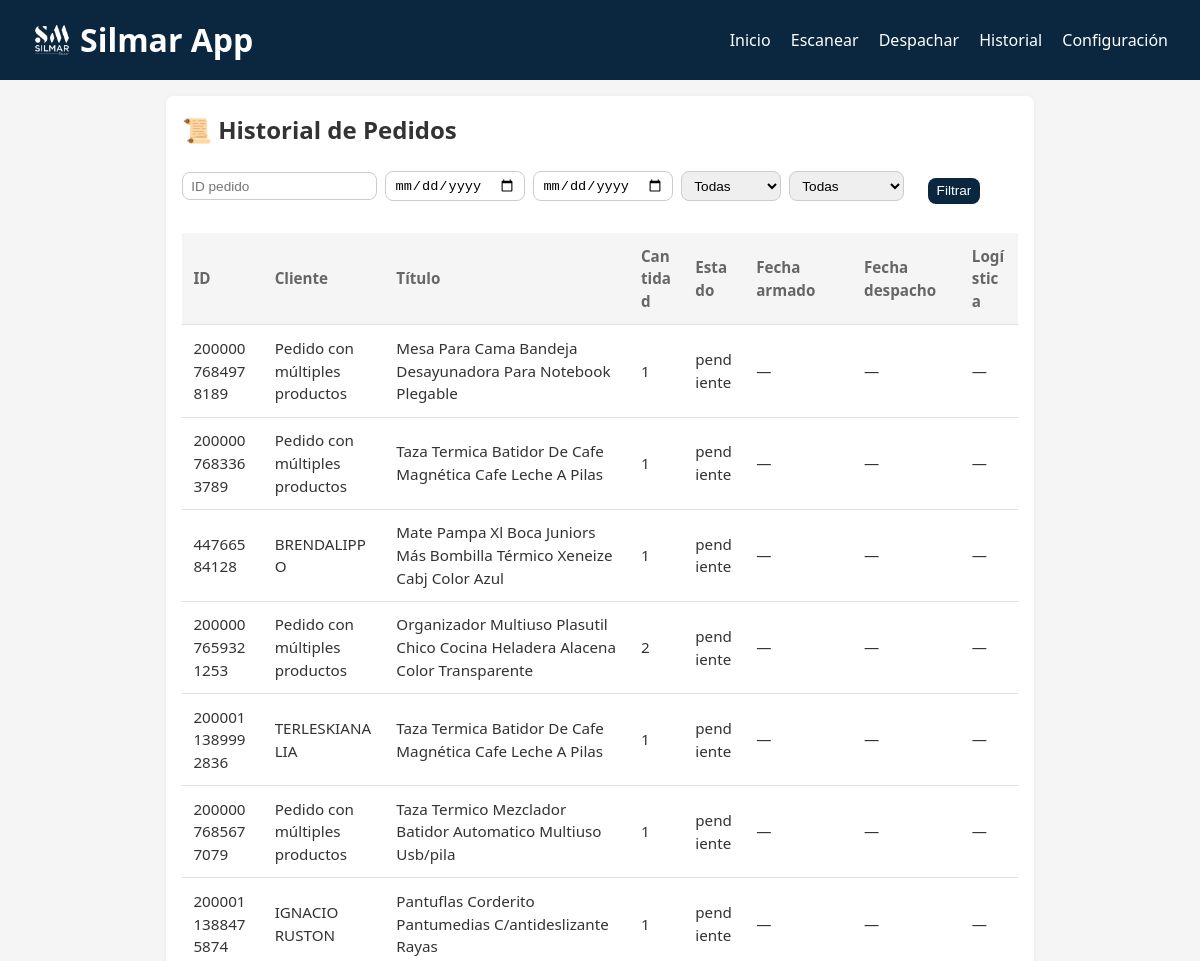
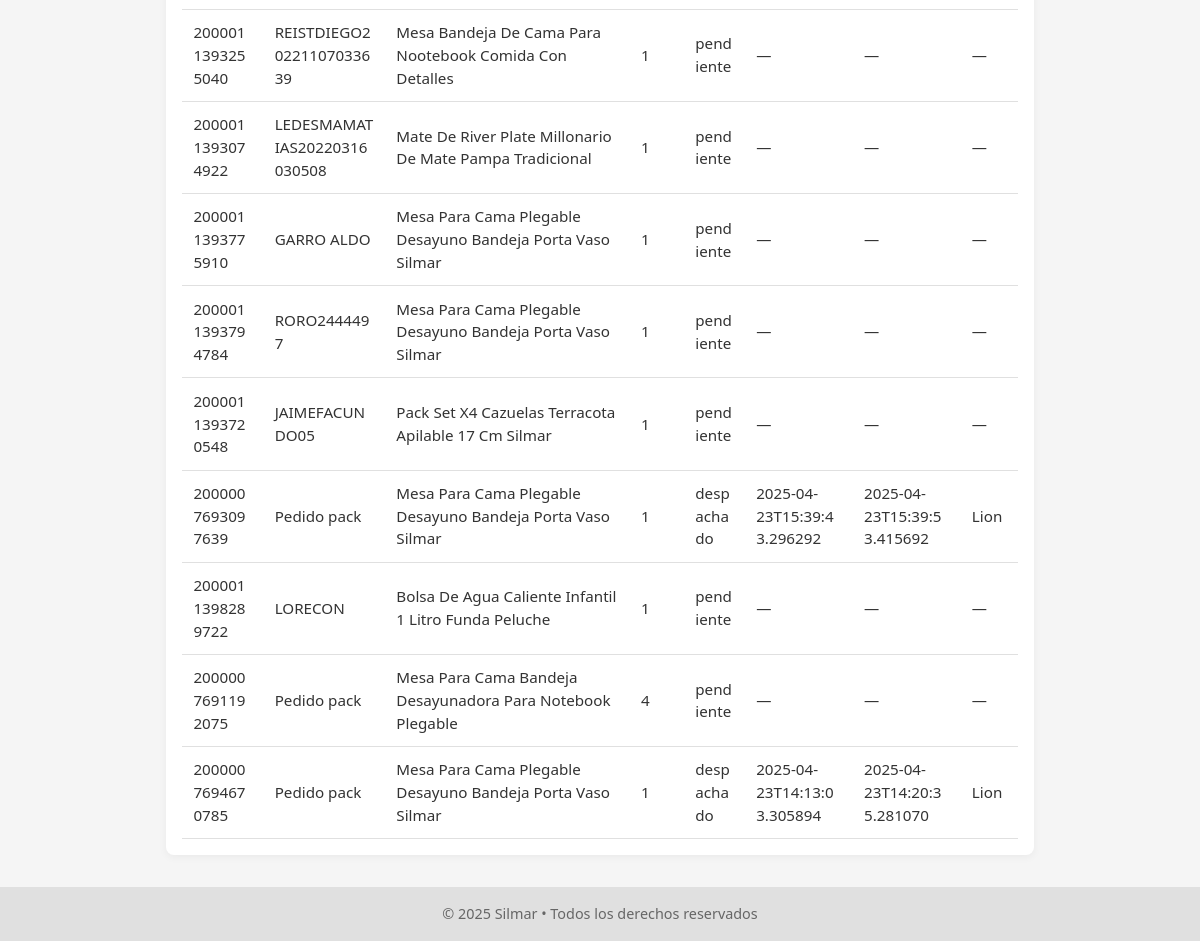
The page /historial on the database its author committed (2 pictures, top to bottom).
### tables this page shows
CREATE TABLE pedidos (
            order_id TEXT PRIMARY KEY,
            cliente TEXT,
            titulo TEXT,
            cantidad INTEGER,
            estado TEXT DEFAULT 'pendiente',
            fecha_armado TEXT,
            fecha_despacho TEXT,
            logistica TEXT
        );

### app/main.py (the view)
@app.get("/historial", response_class=HTMLResponse)
def historial(
    request: Request,
    order_id:  str | None = None,
    date_from: str | None = None,
    date_to:   str | None = None,
    logistica: str | None = None
):
    logisticas = load_logistics()
    pedidos    = get_all_pedidos(order_id, date_from, date_to, logistica)
    return templates.TemplateResponse("historial.html", {
        "request":    request,
        "logisticas": logisticas,
        "pedidos":    pedidos,
        "order_id":   order_id or "",
        "date_from":  date_from or "",
        "date_to":    date_to or "",
        "logistica":  logistica or ""
    })

### app/templates/historial.html (shortened to what this page needs)
{% extends "base.html" %}
{% block content %}
<div class="card">
  <div class="card-header-filters">
    <h2>📜 Historial de Pedidos</h2>
    <form method="get" action="/historial" class="form-filters-inline">
      <input type="text"   name="order_id"   value="{{ order_id }}"   placeholder="ID pedido" class="text-input small">
      <input type="date"   name="date_from"  value="{{ date_from }}"  class="text-input small">
      <input type="date"   name="date_to"    value="{{ date_to }}"    class="text-input small">
      <select name="logistica" class="select-input small">
        <option value="">Todas</option>
      </select>
      <select name="estado" class="select-input small">
        <option value="">Todas</option>
      </select>
      <button type="submit" class="btn btn-primary small">Filtrar</button>
    </form>
  </div>
  <div class="table-responsive">
    <table class="history-table">
      <thead>
        <tr>
          <th>ID</th>
          <th>Cliente</th>
          <th>Título</th>
          <th>Cantidad</th>
          <th>Estado</th>
          <th>Fecha armado</th>
          <th>Fecha despacho</th>
          <th>Logística</th>
        </tr>
      </thead>
      <tbody>
        {% for p in pedidos %}
        <tr>
          <td>{{ p.order_id }}</td>
          <td>{{ p.cliente }}</td>
          <td>{{ p.titulo }}</td>
          <td>{{ p.cantidad }}</td>
          <td>{{ p.estado }}</td>
          <td>{{ p.fecha_armado or '—' }}</td>
          <td>{{ p.fecha_despacho or '—' }}</td>
          <td>{{ p.logistica or '—' }}</td>
        </tr>
        {% endfor %}
      </tbody>
    </table>
  </div>
</div>
{% endblock %}

### app/templates/base.html (shortened to what this page needs)
<!DOCTYPE html>
<html lang="es">
<head>
  <link rel="stylesheet" href="/static/styles.css" />
</head>
<body>
  <header>
    <h1> <img src="/static/logo.png" alt="Silmar Logo" class="header-logo">
          Silmar App</h1>
    <nav>
      <a href="/">Inicio</a>
      <a href="/escanear">Escanear</a>
      <a href="/despachar">Despachar</a>
      <a href="/historial">Historial</a>
      <a href="/configuracion">Configuración</a>
    </nav>
  </header>
  <main>
    {% block content %}{% endblock %}
  </main>
  <footer>
    &copy; 2025 Silmar • Todos los derechos reservados
  </footer>
</body>
</html>

### app/static/styles.css (style rules this page uses)
:root { --primary: #0a273f; --light-bg: #f5f5f5; --card-bg: #ffffff; --card-shadow: rgba(0, 0, 0, 0.05); --text-main: #333333; --text-light: #666666; --border-radius: 8px; --spacing: 16px; --transition: 0.2s ease-in-out; }
* { margin: 0; padding: 0; box-sizing: border-box; }
body { font-family: "Segoe UI", Roboto, sans-serif; background: var(--light-bg); color: var(--text-main); line-height: 1.5; display: flex; flex-direction: column; min-height: 100vh; }
header { background: var(--primary); color: white; padding: var(--spacing) calc(var(--spacing) * 2); display: flex; align-items: center; justify-content: space-between; }
header nav a { color: white; text-decoration: none; margin-left: var(--spacing); font-weight: 500; transition: opacity var(--transition); }
main { flex: 1; max-width: 900px; margin: var(--spacing) auto; padding: 0 var(--spacing); }
footer { text-align: center; padding: var(--spacing); background: #e0e0e0; color: var(--text-light); font-size: 0.9rem; }
.btn { display: inline-block; background: var(--primary); color: white; border: none; padding: 0.75em 1.5em; border-radius: var(--border-radius); font-size: 1rem; cursor: pointer; transition: filter var(--transition); text-align: center; text-decoration: none; }
.btn-primary { background: var(--primary); }
.card { background: var(--card-bg); border-radius: var(--border-radius); box-shadow: 0 2px 8px var(--card-shadow); padding: var(--spacing); margin-bottom: var(--spacing); }
.input, .text-input, .file-input, .select-input { width: 100%; max-width: 300px; padding: 0.5em; margin-top: 0.5em; margin-bottom: var(--spacing); border: 1px solid #ccc; border-radius: var(--border-radius); font-size: 1rem; transition: border var(--transition); }
.detail-table, .history-table { width: 100%; border-collapse: collapse; }
.detail-table th, .detail-table td, .history-table th, .history-table td { padding: 0.75em; text-align: left; border-bottom: 1px solid #e0e0e0; white-space: normal; word-break: break-word; font-size: 0.95rem; }
.detail-table thead th, .history-table thead th { background: var(--light-bg); color: var(--text-light); position: sticky; top: 0; z-index: 2; }
.detail-table tbody tr:nth-child(even) td, .history-table tbody tr:nth-child(even) td { background: var(--card-bg); }
.card-header-filters { display: flex; justify-content: space-between; align-items: center; flex-wrap: wrap; gap: var(--spacing); margin-bottom: var(--spacing); }
.form-filters-inline { display: flex; align-items: center; gap: 0.5rem; }
.form-filters-inline .small { padding: 0.4em 0.6em; font-size: 0.85rem; }
.form-filters-inline .btn.small { white-space: nowrap; }
.table-responsive { width: 100%; overflow-x: auto; margin-top: var(--spacing); }
.history-table { width: 100%; min-width: 800px; border-collapse: collapse; }
.history-table th, .history-table td { padding: 0.75em; text-align: left; border-bottom: 1px solid #e0e0e0; word-break: break-word; }
.history-table thead th { background: var(--light-bg); color: var(--text-light); position: sticky; top: 0; z-index: 2; }
.history-table tbody tr:nth-child(even) td { background: var(--card-bg); }
.form-filters-inline .text-input.small, .form-filters-inline .select-input.small { width: auto; min-width: 100px; }
.form-filters-inline .btn.small { margin-left: 1rem; }
header h1 { display: flex; align-items: center; }
.header-logo { height: 32px; margin-right: 0.5rem; vertical-align: middle; }

### rows shown on the page
pedidos: order_id "2000007684978189", cliente "Pedido con múltiples productos", titulo "Mesa Para Cama Bandeja Desayunadora Para Notebook Plegable", cantidad "1", estado "pendiente", fecha_armado "—", fecha_despacho "—", logistica "—"
pedidos: order_id "2000007683363789", cliente "Pedido con múltiples productos", titulo "Taza Termica Batidor De Cafe Magnética Cafe Leche A Pilas", cantidad "1", estado "pendiente", fecha_armado "—", fecha_despacho "—", logistica "—"
pedidos: order_id "44766584128", cliente "BRENDALIPPO", titulo "Mate Pampa Xl Boca Juniors Más Bombilla Térmico Xeneize Cabj Color Azul", cantidad "1", estado "pendiente", fecha_armado "—", fecha_despacho "—", logistica "—"
pedidos: order_id "2000007659321253", cliente "Pedido con múltiples productos", titulo "Organizador Multiuso Plasutil Chico Cocina Heladera Alacena Color Transparente", cantidad "2", estado "pendiente", fecha_armado "—", fecha_despacho "—", logistica "—"
pedidos: order_id "2000011389992836", cliente "TERLESKIANALIA", titulo "Taza Termica Batidor De Cafe Magnética Cafe Leche A Pilas", cantidad "1", estado "pendiente", fecha_armado "—", fecha_despacho "—", logistica "—"
pedidos: order_id "2000007685677079", cliente "Pedido con múltiples productos", titulo "Taza Termico Mezclador Batidor Automatico Multiuso Usb/pila", cantidad "1", estado "pendiente", fecha_armado "—", fecha_despacho "—", logistica "—"
pedidos: order_id "2000011388475874", cliente "IGNACIO RUSTON", titulo "Pantuflas Corderito Pantumedias C/antideslizante Rayas", cantidad "1", estado "pendiente", fecha_armado "—", fecha_despacho "—", logistica "—"
pedidos: order_id "2000011393255040", cliente "REISTDIEGO20221107033639", titulo "Mesa Bandeja De Cama Para Nootebook Comida Con Detalles", cantidad "1", estado "pendiente", fecha_armado "—", fecha_despacho "—", logistica "—"
pedidos: order_id "2000011393074922", cliente "LEDESMAMATIAS20220316030508", titulo "Mate De River Plate Millonario De Mate Pampa Tradicional", cantidad "1", estado "pendiente", fecha_armado "—", fecha_despacho "—", logistica "—"
pedidos: order_id "2000011393775910", cliente "GARRO ALDO", titulo "Mesa Para Cama Plegable Desayuno Bandeja Porta Vaso Silmar", cantidad "1", estado "pendiente", fecha_armado "—", fecha_despacho "—", logistica "—"
pedidos: order_id "2000011393794784", cliente "RORO2444497", titulo "Mesa Para Cama Plegable Desayuno Bandeja Porta Vaso Silmar", cantidad "1", estado "pendiente", fecha_armado "—", fecha_despacho "—", logistica "—"
pedidos: order_id "2000011393720548", cliente "JAIMEFACUNDO05", titulo "Pack Set X4 Cazuelas Terracota Apilable 17 Cm Silmar", cantidad "1", estado "pendiente", fecha_armado "—", fecha_despacho "—", logistica "—"
pedidos: order_id "2000007693097639", cliente "Pedido pack", titulo "Mesa Para Cama Plegable Desayuno Bandeja Porta Vaso Silmar", cantidad "1", estado "despachado", fecha_armado "2025-04-23T15:39:43.296292", fecha_despacho "2025-04-23T15:39:53.415692", logistica "Lion"
pedidos: order_id "2000011398289722", cliente "LORECON", titulo "Bolsa De Agua Caliente Infantil 1 Litro Funda Peluche", cantidad "1", estado "pendiente", fecha_armado "—", fecha_despacho "—", logistica "—"
pedidos: order_id "2000007691192075", cliente "Pedido pack", titulo "Mesa Para Cama Bandeja Desayunadora Para Notebook Plegable", cantidad "4", estado "pendiente", fecha_armado "—", fecha_despacho "—", logistica "—"
pedidos: order_id "2000007694670785", cliente "Pedido pack", titulo "Mesa Para Cama Plegable Desayuno Bandeja Porta Vaso Silmar", cantidad "1", estado "despachado", fecha_armado "2025-04-23T14:13:03.305894", fecha_despacho "2025-04-23T14:20:35.281070", logistica "Lion"
